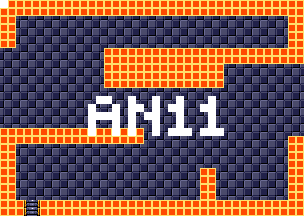

The image is a tile-based game level rendered from a .tmx file. Its description and source (layers, tilesets, objects; grid data summarised) follow:
An orthogonal 38x27 tile map with 8x8 px tiles, 4 tile layers (background, foreground, room numbers, Objects), 15 tilesets.

<map version="1.5" tiledversion="1.7.1" orientation="orthogonal" renderorder="right-down" width="38" height="27" tilewidth="8" tileheight="8" infinite="0" nextlayerid="11" nextobjectid="1">
 <tileset firstgid="1" source="tilesheets/tsKarniMata.tsx" />
 <tileset firstgid="1025" source="tilesheets/tsVoodooWasp.tsx" />
 <tileset firstgid="2049" source="tilesheets/tsBurial.tsx" />
 <tileset firstgid="3073" source="tilesheets/tsBlueTemple.tsx" />
 <tileset firstgid="4097" source="tilesheets/tsGoddess.tsx" />
 <tileset firstgid="5121" source="tilesheets/tsKonark.tsx" />
 <tileset firstgid="6145" name="sEnemies" tilewidth="8" tileheight="8" tilecount="1024" columns="32">
  <image source="../grapx/tilesheets/sObjects.bmp" trans="ff94ff" width="256" height="256" />
 </tileset>
 <tileset firstgid="7169" source="tilesheets/tsIceTemple.tsx" />
 <tileset firstgid="8193" source="tilesheets/tsLavaArea.tsx" />
 <tileset firstgid="9217" source="tilesheets/tsBossArea.tsx" />
 <tileset firstgid="10241" source="tilesheets/tsPegu.tsx" />
 <tileset firstgid="11265" source="tilesheets/sTiwanakuTemple.tsx" />
 <tileset firstgid="12289" source="tilesheets/sIndraTemple.tsx" />
 <tileset firstgid="13313" source="tilesheets/sTeleport.tsx" />
 <tileset firstgid="14337" source="tilesheets/sObjects.tsx" />
 <layer id="2" name="background" width="38" height="27">
  <data>[1026 cells, 1026 non-empty, 2 distinct tile ids]</data>
 </layer>
 <layer id="1" name="foreground" width="38" height="27">
  <data>[1026 cells, 337 non-empty, 3 distinct tile ids]</data>
 </layer>
 <layer id="7" name="room numbers" width="38" height="27">
  <data>[1026 cells, 41 non-empty, 1 distinct tile ids]</data>
 </layer>
 <layer id="10" name="Objects" width="38" height="27">
  <data>[1026 cells, 0 non-empty, 0 distinct tile ids]</data>
 </layer>
</map>
